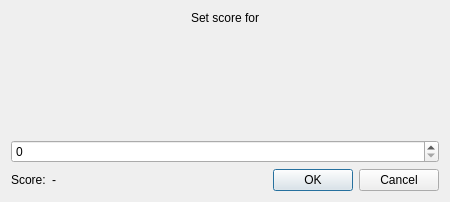
<?xml version="1.0" encoding="UTF-8"?>
<ui version="4.0">
 <class>SetScoreDialog</class>
 <widget class="QDialog" name="SetScoreDialog">
  <property name="geometry">
   <rect>
    <x>0</x>
    <y>0</y>
    <width>450</width>
    <height>202</height>
   </rect>
  </property>
  <property name="minimumSize">
   <size>
    <width>450</width>
    <height>202</height>
   </size>
  </property>
  <property name="focusPolicy">
   <enum>Qt::FocusPolicy::ClickFocus</enum>
  </property>
  <property name="windowTitle">
   <string>Set score</string>
  </property>
  <layout class="QVBoxLayout" name="verticalLayout">
   <item>
    <widget class="QLabel" name="label">
     <property name="text">
      <string>Set score for</string>
     </property>
     <property name="alignment">
      <set>Qt::AlignmentFlag::AlignCenter</set>
     </property>
    </widget>
   </item>
   <item>
    <widget class="QPlainTextEdit" name="plainTextEditAnime">
     <property name="focusPolicy">
      <enum>Qt::FocusPolicy::ClickFocus</enum>
     </property>
     <property name="contextMenuPolicy">
      <enum>Qt::ContextMenuPolicy::NoContextMenu</enum>
     </property>
     <property name="styleSheet">
      <string notr="true">QPlainTextEdit {
    background: transparent;
    border: none;
}</string>
     </property>
     <property name="frameShape">
      <enum>QFrame::Shape::NoFrame</enum>
     </property>
     <property name="frameShadow">
      <enum>QFrame::Shadow::Plain</enum>
     </property>
     <property name="undoRedoEnabled">
      <bool>false</bool>
     </property>
     <property name="readOnly">
      <bool>true</bool>
     </property>
    </widget>
   </item>
   <item>
    <widget class="QSpinBox" name="spinBoxScore">
     <property name="focusPolicy">
      <enum>Qt::FocusPolicy::WheelFocus</enum>
     </property>
     <property name="buttonSymbols">
      <enum>QAbstractSpinBox::ButtonSymbols::UpDownArrows</enum>
     </property>
     <property name="maximum">
      <number>100</number>
     </property>
    </widget>
   </item>
   <item>
    <layout class="QHBoxLayout" name="horizontalLayout">
     <item>
      <widget class="QLabel" name="label_2">
       <property name="text">
        <string>Score:</string>
       </property>
      </widget>
     </item>
     <item>
      <widget class="QLabel" name="labelPrettyScore">
       <property name="text">
        <string>-</string>
       </property>
      </widget>
     </item>
     <item>
      <widget class="QDialogButtonBox" name="buttonBox">
       <property name="orientation">
        <enum>Qt::Orientation::Horizontal</enum>
       </property>
       <property name="standardButtons">
        <set>QDialogButtonBox::StandardButton::Cancel|QDialogButtonBox::StandardButton::Ok</set>
       </property>
      </widget>
     </item>
    </layout>
   </item>
  </layout>
 </widget>
 <resources/>
 <connections>
  <connection>
   <sender>buttonBox</sender>
   <signal>accepted()</signal>
   <receiver>SetScoreDialog</receiver>
   <slot>accept()</slot>
   <hints>
    <hint type="sourcelabel">
     <x>248</x>
     <y>254</y>
    </hint>
    <hint type="destinationlabel">
     <x>157</x>
     <y>274</y>
    </hint>
   </hints>
  </connection>
  <connection>
   <sender>buttonBox</sender>
   <signal>rejected()</signal>
   <receiver>SetScoreDialog</receiver>
   <slot>reject()</slot>
   <hints>
    <hint type="sourcelabel">
     <x>316</x>
     <y>260</y>
    </hint>
    <hint type="destinationlabel">
     <x>286</x>
     <y>274</y>
    </hint>
   </hints>
  </connection>
 </connections>
</ui>
